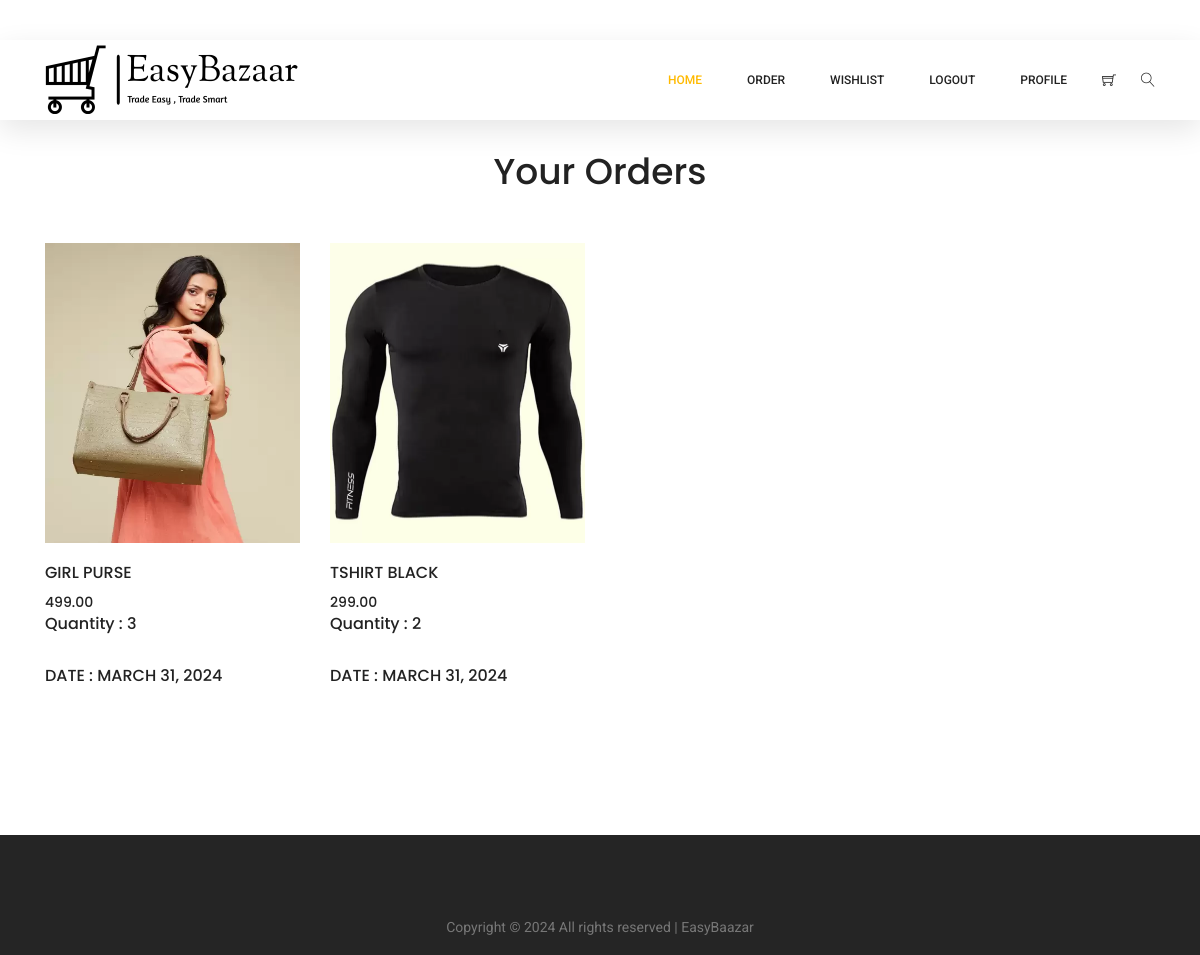
Before: /payment/ (signed in) with the older database file.
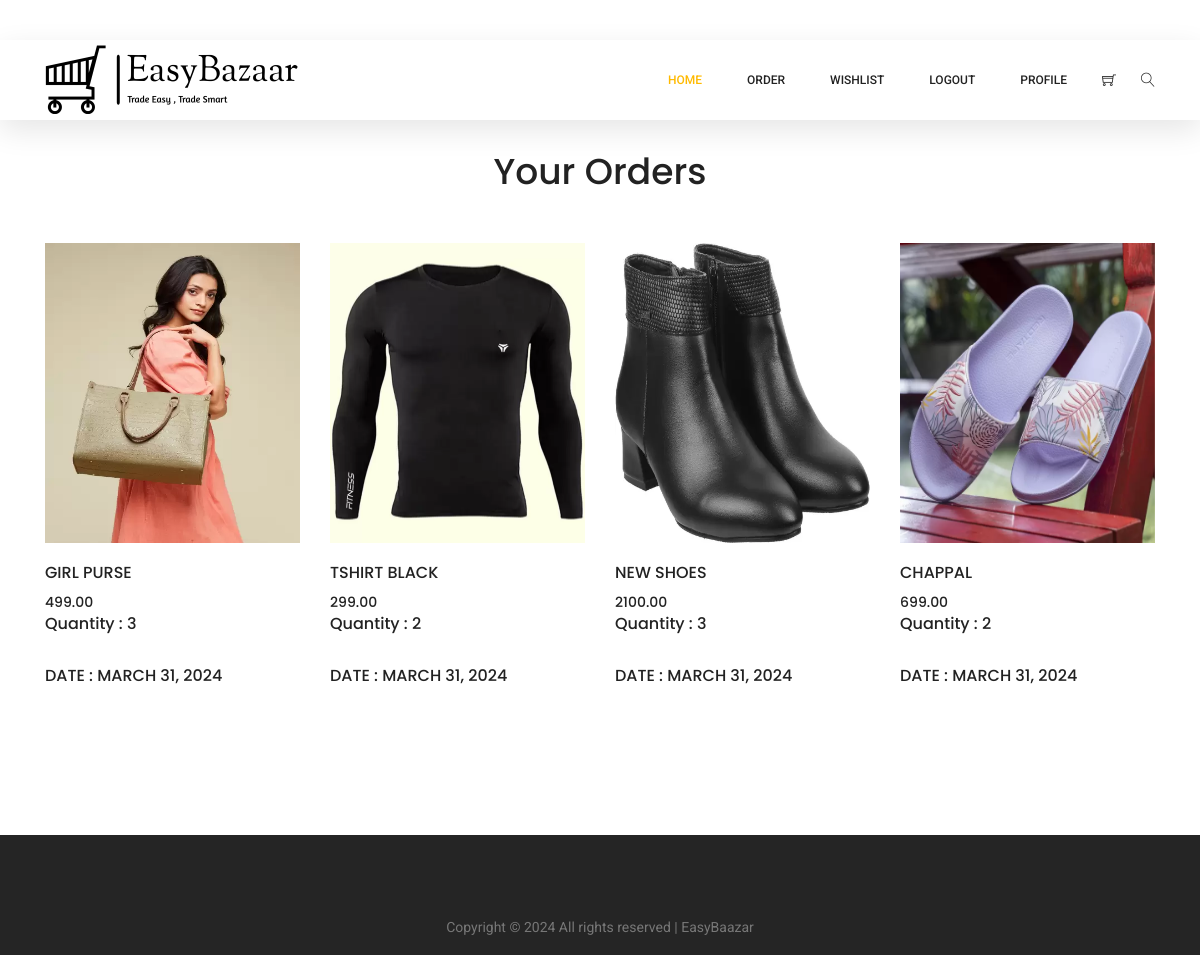
After: the same page with the newer database file.
### main/models.py (models this page shows, shortened)
class Order(models.Model):
    order_id = models.AutoField(primary_key= True)
    product = models.ForeignKey(Product, on_delete=models.CASCADE, default=1)
    customer = models.ForeignKey(Customer, on_delete=models.CASCADE, default=1)
    quantity = models.IntegerField(default = 0)
    date = models.DateField()
    address = models.CharField(max_length=200, null=False,default="")

class Product(models.Model):
    id = models.AutoField(primary_key=True)
    name = models.CharField(max_length=20)
    name = models.CharField(max_length=50)
    price = models.DecimalField(max_digits=10, decimal_places=2)
    description = models.TextField(max_length=200, default='', null=True, blank=True)
    image = models.ImageField(upload_to='uploads/products/')
    category = models.ForeignKey(Category, on_delete=models.CASCADE, default=1)
    seller_id = models.ForeignKey(Seller, on_delete=models.CASCADE, default=1)
    stock = models.IntegerField()
    available = models.BooleanField(default=True)
    subcategory = models.CharField(max_length=50,null=True,blank=True)

### main/views.py (the view, shortened to what this page needs)
# urls.py: path('payment/' , views.payment , name = 'payment'),
def payment(request):
    cust_id = request.session.get('cust_id')
    customer = get_object_or_404(Customer, id=cust_id)
    products = Cart.objects.filter(customer=customer)
    total_price = sum(item.product.price * item.quantity for item in products)
    date = timezone.now()
    products = Order.objects.filter(customer=customer)
    data = {
        "products" : products,
    }
    return render(request,'order.html', data)

### templates/order.html (shortened to what this page needs)
{% extends 'base.html' %} {% block content %}
	<section class="section_gap" style="margin-top:50px">
		<div class="single-product-slider">
			<div class="container">
				<div class="row justify-content-center">
					<div class="col-lg-6 text-center">
						<div class="section-title">
							<h1>Your Orders</h1>
						</div>
					</div>
				</div>
				<div class="row">
					{% for p in products %}
					 <div class="col-lg-3 col-md-6">
						<div class="single-product">
							<img class="img-fluid" src="{{p.product.image.url}}" alt="" style="height:300px;">
							<div class="product-details">
								<h6>{{p.product.name}}</h6>
								<div class="price">
									<h6>{{p.product.price}}</h6>
								</div>
								<h5>Quantity : {{p.quantity}}</h5>
								<br>
								<h6>Date : {{p.date}}</h6>
							</div>
						</div>
					</div>
				{% endfor %}
				</div>
				</div>
			</div>
	</section>
{% endblock %}

Changed rows visible on the page:
added Order: product.image (picture), product.name "NEW SHOES", product.price "2100.00", quantity "3", date "MARCH 31, 2024"
added Order: product.image (picture), product.name "CHAPPAL", product.price "699.00", quantity "2", date "MARCH 31, 2024"
